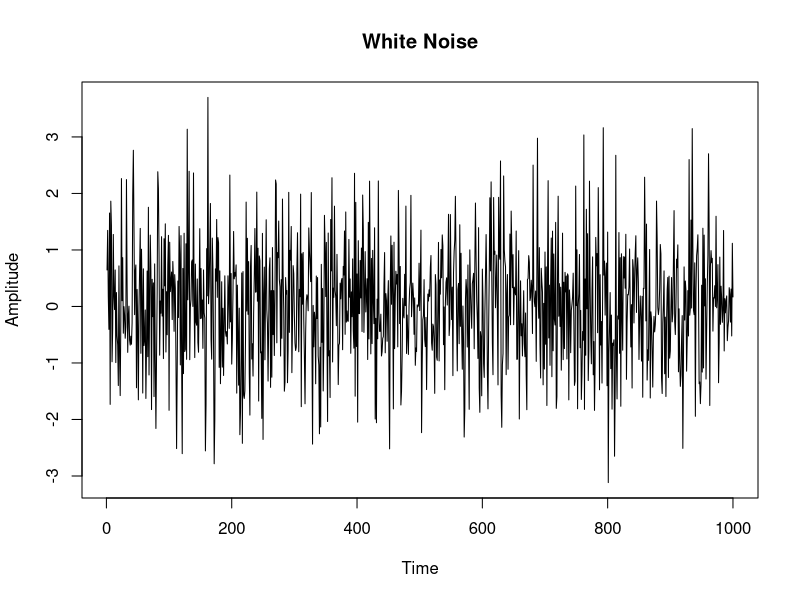

This chart was generated by the following R code:
# Generate white noise
white_noise <- rnorm(n = 1000, mean = 0, sd = 1)

# Plot the white noise
plot(white_noise, type = "l", main = "White Noise", xlab = "Time", ylab = "Amplitude")

# Defining parameters

phi0 <- 1
phi1 <- runif(n=1, min=-1, max=1)
